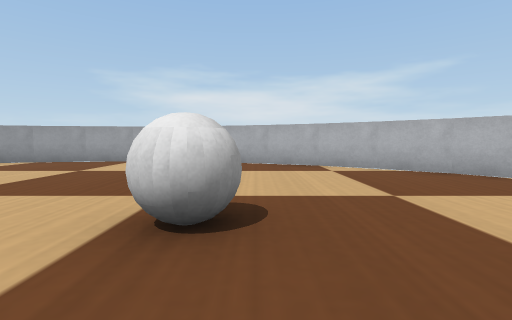
view 1 (above)

12 first-person views from a walk through a world built for the Webots simulator. The camera is 0.06 m above the floor, tilts 4° down and sees 85° across. The floor is counted in squares, 0.1 m on a side. Each view is taken from the middle of a square. On the plan, view 1 faces up. The plan holds only what a view shows up to about 9 squares ahead; the rest is blank. The robots in the file are not drawn. Simple shapes and patterns stand in for the simulator's stock objects.

view 2
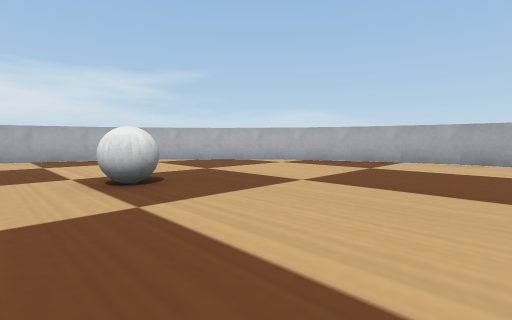

view 3
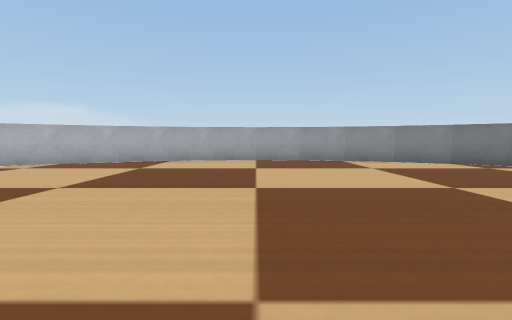

view 4
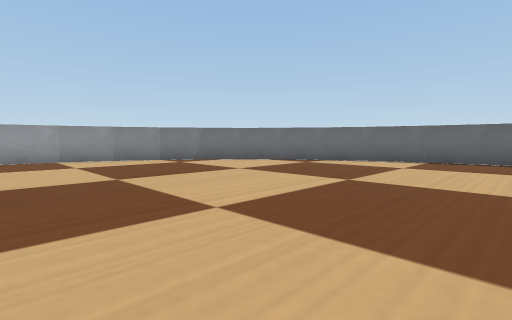

view 5
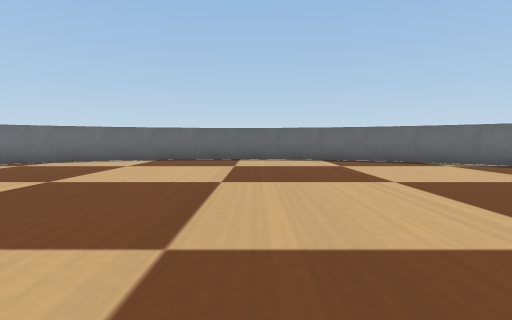

view 6
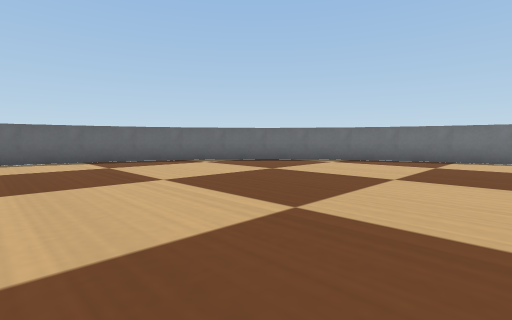

view 7
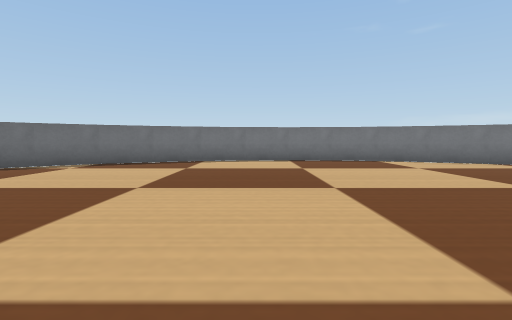

view 8
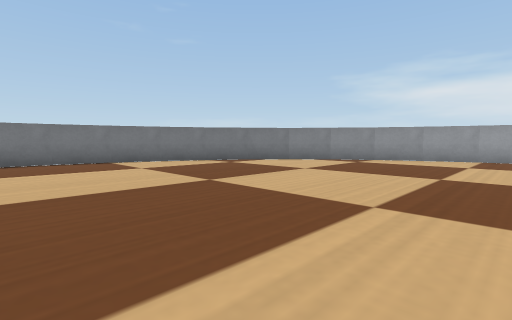

view 9
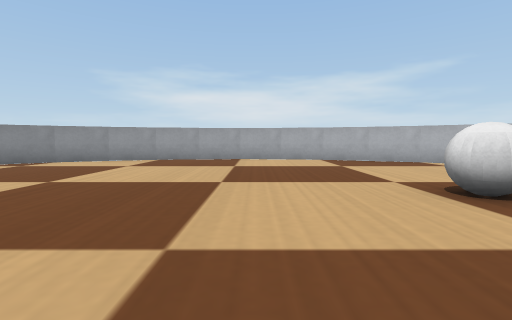

view 10
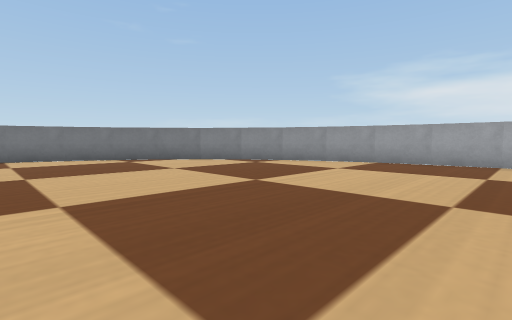

view 11
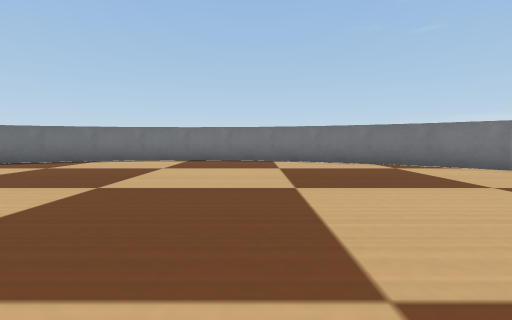

view 12
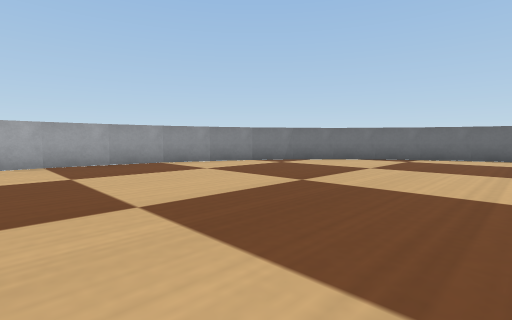

### Floor plan
Points are (right, up) in squares from view 1. A wall is a line through its corners. A room is listed if a view was taken in it or the views show most of it. See-through windows are left out.
Room 1 (views 1, 2, 3, 4, 5, 6, 7, 8, 9, 10, 11, 12)
walls: (-13.1, 0.6) (-13.4, -0.7) (-13.5, -2); (-13.4, -3.2) (-13.1, -4.7); (-12.7, -5.8) (-12.1, -7); (-13.5, -1.9) (-13.4, -3.4); (-13.2, -4.5) (-12.7, -5.9); (-12.7, 1.9) (-13.2, 0.6); (-12.2, -6.9) (-11.4, -8.2); (-12.1, 3.1) (-12.8, 1.8); (-11.4, 4.1) (-12.2, 3); (-11.5, -8) (-10.5, -9.1); (-9.6, -9.9) (-8.5, -10.7); (-10.6, -9.1) (-9.5, -10); (-10.5, 5.2) (-11.5, 4); (-8.4, 6.7) (-9.6, 5.9); (-8.6, -10.6) (-7.3, -11.3); (-9.6, 6) (-10.6, 5.1); (-7.4, -11.2) (-6.1, -11.7); (-7.2, 7.3) (-8.6, 6.6); (-6.2, -11.6) (-4.7, -11.9); (-4.7, 7.9) (-6.1, 7.7) (-7.4, 7.2); (-4.9, -11.9) (-3.5, -12); (-3.6, -12) (-2.2, -11.9) (-0.9, -11.6); (-3.5, 8) (-4.9, 7.9); (-0.8, 7.6) (-2.2, 7.9) (-3.6, 8); (-1, -11.7) (0.3, -11.2); (0.2, -11.3) (1.6, -10.6); (1.4, -10.7) (2.6, -9.9); (1.6, 6.6) (0.3, 7.2) (-1, 7.7); (3.5, -9.1) (4.4, -8.1) (5.2, -6.9); (3.6, 5) (2.6, 5.9) (1.5, 6.7); (2.6, -10) (3.6, -9); (4.5, 4) (3.5, 5.2); (5.2, 2.9) (4.4, 4.2); (5.1, -7.1) (5.7, -5.8); (5.7, -5.9) (6.2, -4.5); (6.4, -0.8) (6.2, 0.6); (6.5, -2.1) (6.4, -0.6); (6.2, 0.5) (5.7, 1.8); (5.8, 1.8) (5.1, 3); (6.2, -4.6) (6.4, -3.3) (6.5, -2)
objects: white ball (-1, 2) to (0, 2)

Positions as (right, up) in squares from view 1, and headings:
1: (0, 0), facing up
2: (-2, -2), facing up-right
3: (-2, -2), facing right
4: (-3, -3), facing down-right
5: (-4, -3), facing down
6: (-4, -3), facing down-left
7: (-5, -3), facing left
8: (-5, -2), facing up-left
9: (-3, -1), facing up
10: (-3, 0), facing up-left
11: (-5, 0), facing left
12: (-1, -1), facing down-right
